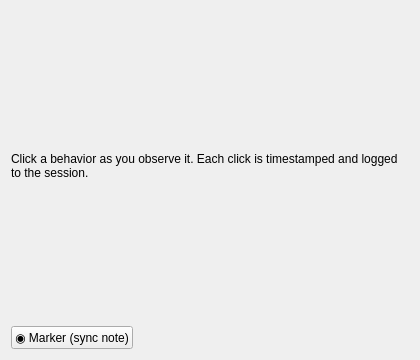
<?xml version="1.0" encoding="UTF-8"?>
<ui version="4.0">
 <class>ObserverPanel</class>
 <widget class="QWidget" name="ObserverPanel">
  <property name="geometry">
   <rect><x>0</x><y>0</y><width>420</width><height>360</height></rect>
  </property>
  <property name="windowTitle"><string>Observer — live coding</string></property>
  <layout class="QVBoxLayout" name="verticalLayout">
   <item>
    <widget class="QLabel" name="instructions_label">
     <property name="wordWrap"><bool>true</bool></property>
     <property name="text"><string>Click a behavior as you observe it. Each click is timestamped and logged to the session.</string></property>
    </widget>
   </item>
   <item>
    <layout class="QVBoxLayout" name="content_layout"/>
   </item>
   <item>
    <layout class="QHBoxLayout" name="marker_row">
     <item>
      <widget class="QPushButton" name="marker_btn">
       <property name="text"><string>◉ Marker (sync note)</string></property>
      </widget>
     </item>
     <item>
      <spacer name="marker_spacer">
       <property name="orientation"><enum>Qt::Horizontal</enum></property>
       <property name="sizeHint" stdset="0"><size><width>40</width><height>20</height></size></property>
      </spacer>
     </item>
    </layout>
   </item>
  </layout>
 </widget>
 <resources/>
 <connections/>
</ui>
